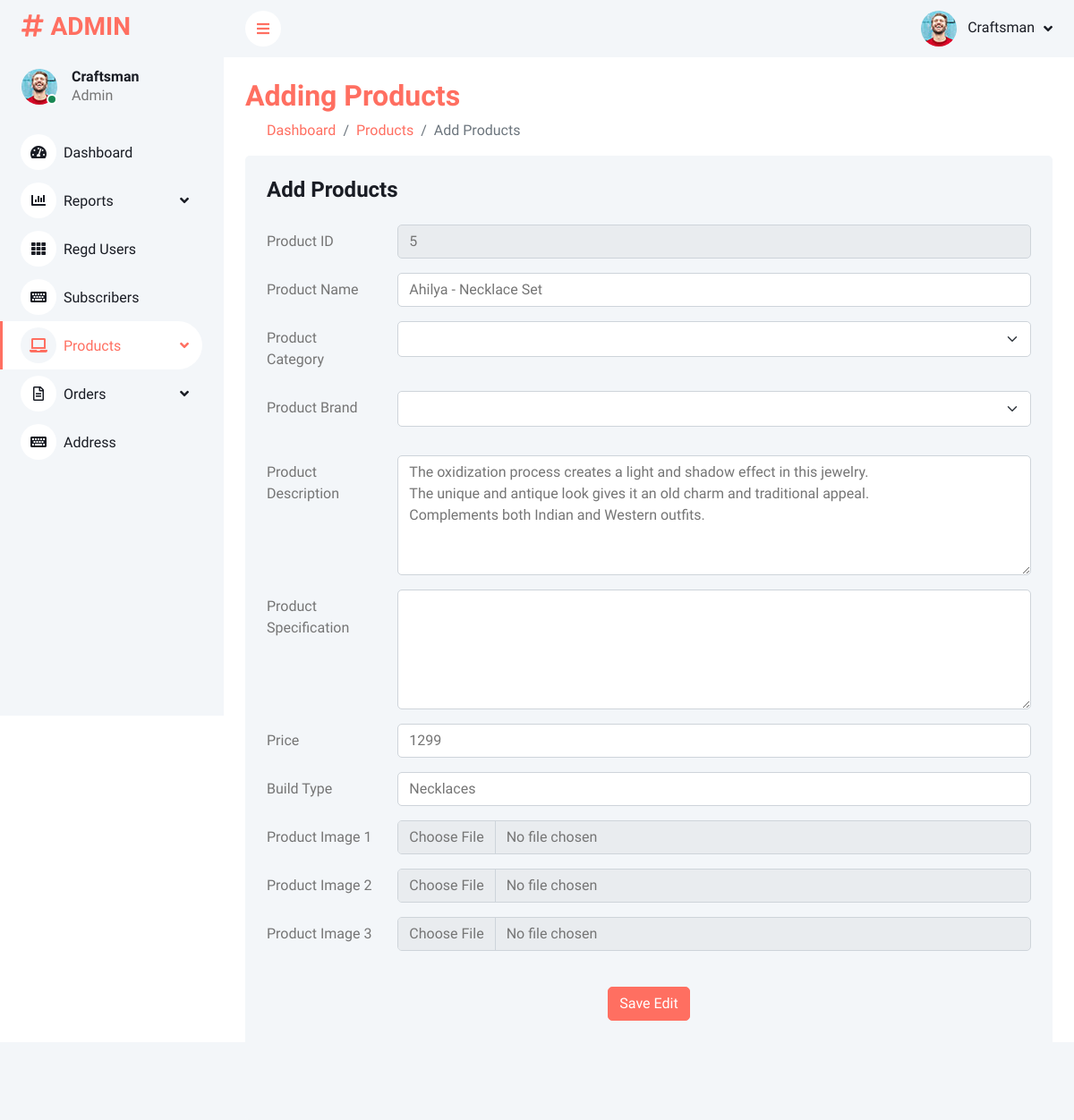
Screenshot of /admin/editeproduct.php?product_id=5 with the database file from the repository.
### tables this page shows
CREATE TABLE `product` (
  `product_id` int(11) NOT NULL,
  `name` text NOT NULL,
  `description` text NOT NULL,
  `specification` text NOT NULL,
  `brand` text NOT NULL,
  `price` int(11) NOT NULL,
  `category` text NOT NULL,
  `build_type` text NOT NULL,
  `image1` text NOT NULL,
  `image2` text NOT NULL,
  `image3` text NOT NULL
);

### admin/editeproduct.php (the view, shortened to what this page needs)
<?php
$con=mysqli_connect("localhost","root","","Craftsea");
$product_id=$_GET['product_id'];
?>
<!DOCTYPE html>
<html lang="en">
<head>
      <link href="https://cdnjs.cloudflare.com/ajax/libs/font-awesome/5.10.0/css/all.min.css" rel="stylesheet">
      <link href="https://cdn.jsdelivr.net/npm/bootstrap-icons@1.4.1/font/bootstrap-icons.css" rel="stylesheet">
      <link href="lib/owlcarousel/assets/owl.carousel.min.css" rel="stylesheet">
      <link href="lib/tempusdominus/css/tempusdominus-bootstrap-4.min.css" rel="stylesheet" />
      <link href="css/bootstrap.min.css" rel="stylesheet">
      <link href="css/style.css" rel="stylesheet">
</head>
<body>
      <div class="container-fluid position-relative bg-white d-flex p-0">
            <div class="sidebar pe-4 pb-3">
                  <nav class="navbar bg-light navbar-light">
                        <a href="index.php" class="navbar-brand mx-4 mb-3">
                              <h3 class="text-primary"><i class="fa fa-hashtag me-2"></i>ADMIN</h3>
                        </a>
                        <div class="d-flex align-items-center ms-4 mb-4">
                              <div class="position-relative">
                                    <img class="rounded-circle" src="img/user.jpg" alt="" style="width: 40px; height: 40px;">
                                    <div
                                          class="bg-success rounded-circle border border-2 border-white position-absolute end-0 bottom-0 p-1">
                                    </div>
                              </div>
                              <div class="ms-3">
                                    <h6 class="mb-0">Craftsman</h6>
                                    <span>Admin</span>
                              </div>
                        </div>
                        <div class="navbar-nav w-100">
                              <a href="index.php" class="nav-item nav-link"><i
                                          class="fa fa-tachometer-alt me-2"></i>Dashboard</a>
                              <div class="nav-item dropdown">
                                    <a href="#" class="nav-link dropdown-toggle" data-bs-toggle="dropdown"><i
                                                class="fa fa-chart-bar me-2"></i>Reports</a>
                              </div>
                              <a href="regusers.php" class="nav-item nav-link"><i class="fa fa-th me-2"></i>Regd
                                    Users</a>
                              <a href="subscribers.php" class="nav-item nav-link"><i
                                          class="fa fa-keyboard me-2"></i>Subscribers</a>
                              <div class="nav-item dropdown">
                                    <a href="#" class="nav-link active dropdown-toggle" data-bs-toggle="dropdown"><i
                                                class="fa fa-laptop me-2"></i>Products</a>
                              </div>
                              <div class="nav-item dropdown">
                                    <a href="#" class="nav-link dropdown-toggle" data-bs-toggle="dropdown"><i
                                                class="far fa-file-alt me-2"></i>Orders</a>
                              </div>
                              <a href="shipaddress.php" class="nav-item nav-link"><i class="fa fa-keyboard me-2"></i>Address</a>
                        </div>
                  </nav>
            </div>
            <div class="content">
                  <nav class="navbar navbar-expand bg-light navbar-light sticky-top px-4 py-0">
                        <a href="#" class="sidebar-toggler flex-shrink-0">
                              <i class="fa fa-bars"></i>
                        </a>
                        <div class="navbar-nav align-items-center ms-auto">
                              <div class="nav-item dropdown">
                                    <a href="#" class="nav-link dropdown-toggle" data-bs-toggle="dropdown">
                                          <img class="rounded-circle me-lg-2" src="img/user.jpg" alt=""
                                                style="width: 40px; height: 40px;">
                                          <span class="d-none d-lg-inline-flex">Craftsman</span>
                                    </a>
                              </div>
                        </div>
                  </nav>
            <div class="container-fluid pt-4 px-4">
                  <div class="row g-4">
                        <div class="col-sm-12 col-xl-12">
                              <h2 style="color:#FF6F61  ;">
                                    Adding Products
                              </h2>
                              <div class="breadcrumb-wrap">
                                    <div class="container-fluid">
                                          <ul class="breadcrumb">
                                                <li class="breadcrumb-item">
                                                      <a href="dashboard.html">Dashboard</a>
                                                </li>
                                                <li class="breadcrumb-item"><a href="dashboard.html">Products</a></li>
                                                <li class="breadcrumb-item active">Add Products</li>
                                          </ul>
                                    </div>
                              </div>
                              <div class="bg-light rounded h-100 p-4">
                                    <h4 class="mb-4">Add Products</h4>
                                    <?php
                                        $stmt=mysqli_prepare($con,"SELECT * FROM product WHERE product_id=?");
                                        mysqli_stmt_bind_param($stmt,"i",$product_id);
                                        mysqli_stmt_execute($stmt);
                                        $result=mysqli_stmt_get_result($stmt);
                                        while($row = mysqli_fetch_assoc($result))
                                        {
                                    ?>
                                    <form method="get" action="editeproduct.php?product_id=1">
                                            <div class="row mb-3">
                                                <label for="product_id" class="col-sm-2 col-form-label">Product ID</label>
                                                <div class="col-sm-10">
                                                      <input type="text" readonly value="<?php echo htmlspecialchars($row['product_id']);?>" class="form-control" name="product_id" id="product_id">
                                                </div>
                                          </div>
                                          <div class="row mb-3">
                                                <label for="productname" class="col-sm-2 col-form-label">Product Name</label>
                                                <div class="col-sm-10">
                                                      <input type="text" value="<?php echo htmlspecialchars($row['name']);?>" class="form-control" name="productname" id="productname">
                                                </div>
                                          </div>
                                          <div class="row mb-3">
                                                <label for="category" class="col-sm-2 col-form-label">Product Category</label>
                                                <div class="col-sm-10">
                                                      <select class="form-select form-select-sm mb-3" style="height: 40px;" aria-label=".form-select-sm example" id="category" name="category">
                                                      </select>
                                                </div>
                                          </div>
                                          <div class="row mb-3">
                                                <label for="brand" class="col-sm-2 col-form-label">Product Brand</label>
                                                <div class="col-sm-10">
                                                      <select class="form-select form-select-sm mb-3" style="height: 40px;" aria-label=".form-select-sm example" id="brand" name="brand">
                                                      </select>
                                                </div>
                                          </div>
                                          <div class="row mb-3">
                                                <label for="description" class="col-sm-2 col-form-label">Product Description</label>
                                                <div class="col-sm-10">
                                                      <textarea name="description" id="description" class="form-control" cols="30" rows="5"><?php echo htmlspecialchars($row['description']);?></textarea>
                                                </div>
                                          </div>
                                          <div class="row mb-3">
                                                <label for="specification" class="col-sm-2 col-form-label">Product Specification</label>
                                                <div class="col-sm-10">
                                                      <textarea name="specification" id="specification" class="form-control" cols="30" rows="5"><?php echo htmlspecialchars($row['specification']);?></textarea>
                                                </div>
                                          </div>
                                          <div class="row mb-3">
                                                <label for="price" class="col-sm-2 col-form-label">Price</label>
                                                <div class="col-sm-10">
                                                      <input type="number" value="<?php echo htmlspecialchars($row['price']);?>" class="form-control" id="price" name="price">
                                                </div>
                                          </div>
                                          <div class="row mb-3">
                                                <label for="buildtype" class="col-sm-2 col-form-label">Build Type</label>
                                                <div class="col-sm-10">
                                                      <input type="text" value="<?php echo htmlspecialchars($row['build_type']);?>" class="form-control" id="buildtype" name="buildtype">
                                                </div>
                                          </div>
                                          <div class="row mb-3">
                                                <label for="formFile1" class="col-sm-2 col-form-label">Product Image 1</label>
                                                <div class="col-sm-10">
                                                      <input class="form-control" value="<?php echo htmlspecialchars($row['image1']);?>" name="image1" type="file" accept="image/png, image/jpg, image/jpeg" id="formFile1">
                                                </div>
                                          </div>
                                          <div class="row mb-3">
                                                <label for="formFile2" class="col-sm-2 col-form-label">Product Image 2</label>
                                                <div class="col-sm-10">
                                                      <input class="form-control" value="<?php echo htmlspecialchars($row['image2']);?>" name="image2" type="file" accept="image/png, image/jpg, image/jpeg" id="formFile2">
                                                </div>
                                          </div>
                                          <div class="row mb-3">
                                                <label for="formFile3" class="col-sm-2 col-form-label">Product Image 3</label>
                                                <div class="col-sm-10">
                                                      <input class="form-control" value="<?php echo htmlspecialchars($row['image3']);?>" name="image3" type="file" accept="image/png, image/jpg, image/jpeg" id="image3">
                                                </div>
                                          </div>
                                          <br>
                                          <center>
                                                <button type="submit" class="btn btn-primary">Save Edit</button>
                                          </center>
                                    </form>
                                    <?php
                                        }
                                    ?>
                              </div>
                        </div>
            </div>
      </div>
</body>
</html>

### admin/css/style.css (style rules this page uses)
:root { --primary: #FF6F61; --light: #F3F6F9; --dark: #191C24; }
.btn { transition: .5s; }
.btn.btn-primary { color: #FFFFFF; }
.sidebar { position: fixed; top: 0; left: 0; bottom: 0; width: 250px; height: 100vh; overflow-y: auto; background: var(--light); transition: 0.5s; z-index: 999; }
.content { margin-left: 250px; min-height: 100vh; background: #FFFFFF; transition: 0.5s; }
@media (min-width: 992px) { .sidebar { margin-left: 0; } }
@media (min-width: 992px) { .content { width: calc(100% - 250px); } }
.sidebar .navbar .navbar-nav .nav-link { padding: 7px 20px; color: var(--dark); font-weight: 500; border-left: 3px solid var(--light); border-radius: 0 30px 30px 0; outline: none; }
.sidebar .navbar .navbar-nav .nav-link:hover, .sidebar .navbar .navbar-nav .nav-link.active { color: var(--primary); background: #FFFFFF; border-color: var(--primary); }
.sidebar .navbar .navbar-nav .nav-link i { width: 40px; height: 40px; display: inline-flex; align-items: center; justify-content: center; background: #FFFFFF; border-radius: 40px; }
.sidebar .navbar .navbar-nav .nav-link:hover i, .sidebar .navbar .navbar-nav .nav-link.active i { background: var(--light); }
.sidebar .navbar .dropdown-toggle::after { position: absolute; top: 15px; right: 15px; border: none; content: "\f107"; font-family: "Font Awesome 5 Free"; font-weight: 900; transition: .5s; }
.content .navbar .navbar-nav .nav-link { margin-left: 25px; padding: 12px 0; color: var(--dark); outline: none; }
.content .navbar .sidebar-toggler, .content .navbar .navbar-nav .nav-link i { width: 40px; height: 40px; display: inline-flex; align-items: center; justify-content: center; background: #FFFFFF; border-radius: 40px; }
.content .navbar .dropdown-toggle::after { margin-left: 6px; vertical-align: middle; border: none; content: "\f107"; font-family: "Font Awesome 5 Free"; font-weight: 900; transition: .5s; }

### rows the page displays
product: product_id "5", productname "Ahilya - Necklace Set", description "The oxidization process creates a light and shadow effect in this jewelry. The unique and antique look gives it an old charm and traditional appeal. Complements both Indian and Western outfits.", price "1299", buildtype "Necklaces"
